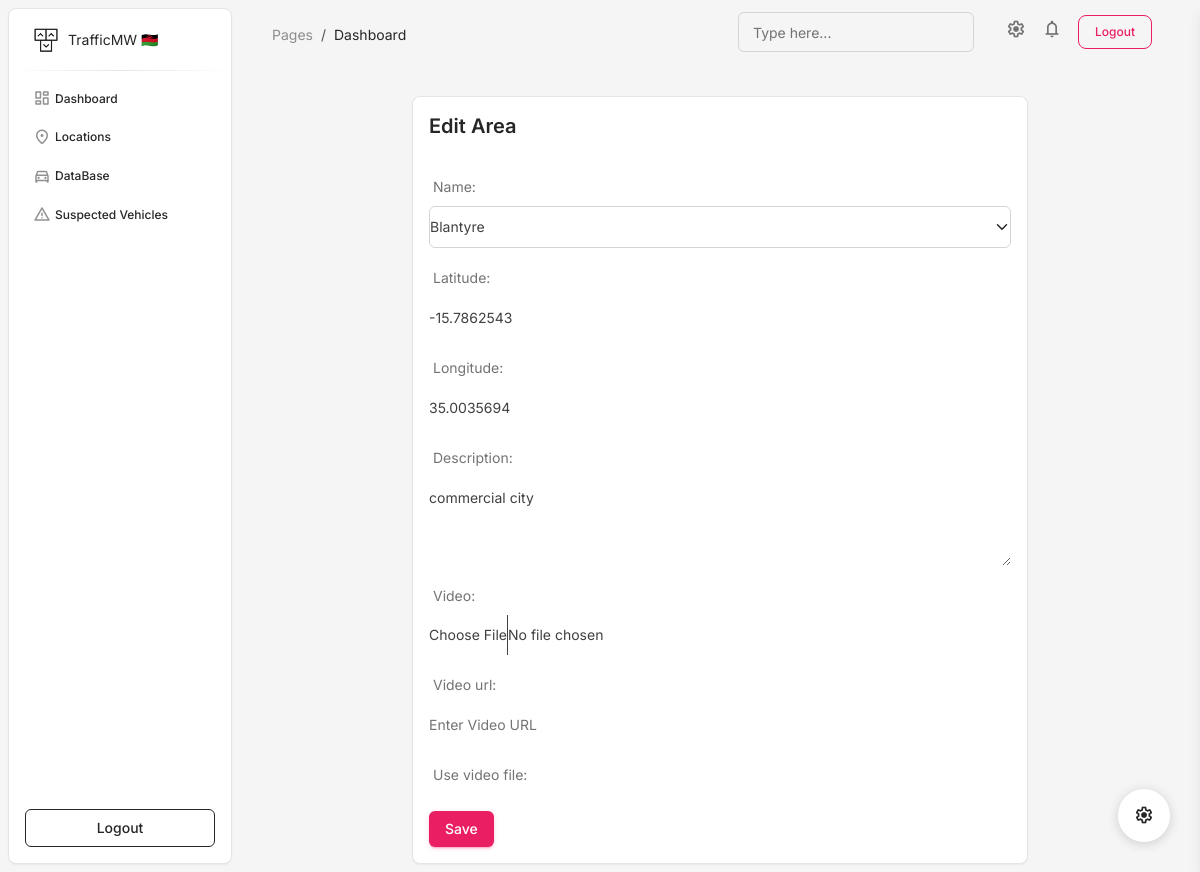
Page /area/edit/1/ on the earlier database version.
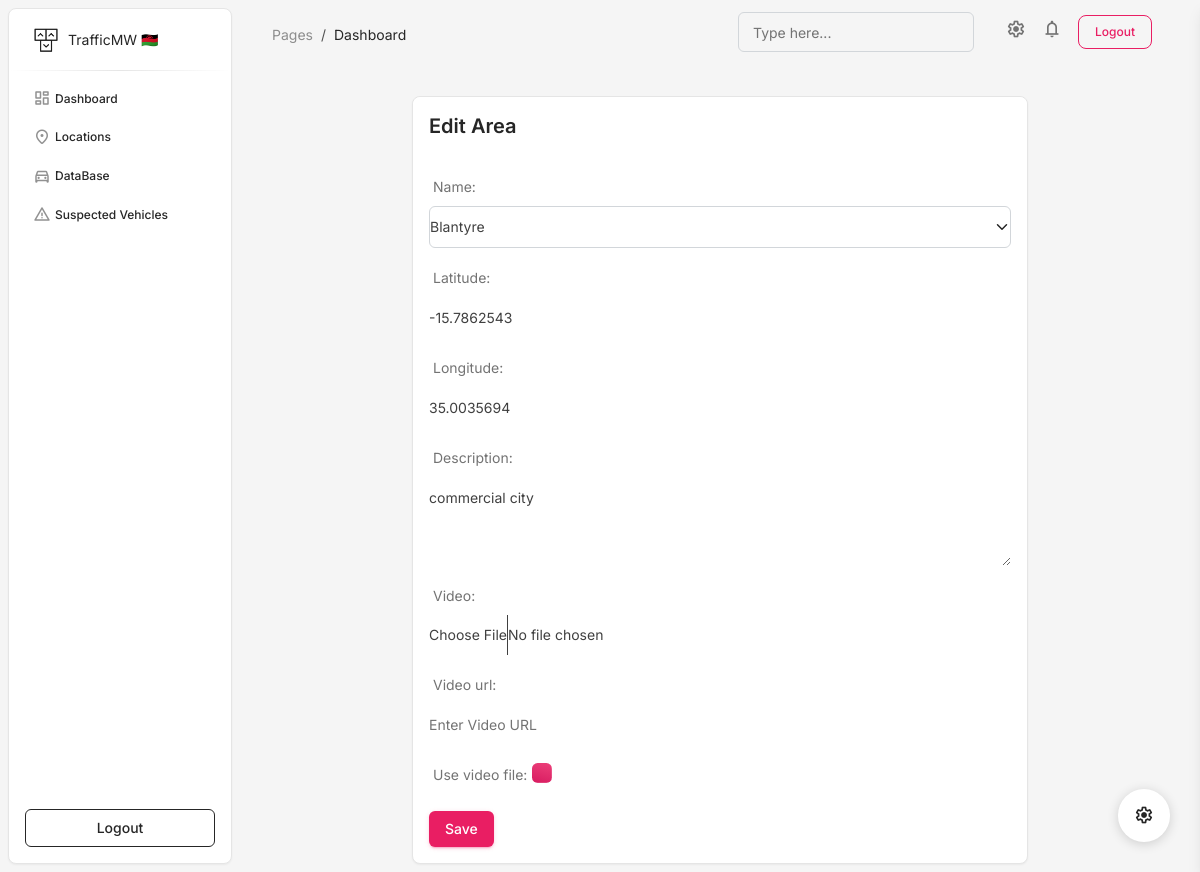
Same page on the later database version.
### core/models.py (models this page shows, shortened)
class Area(models.Model):
    DISTRICT_CHOICES = [
        ('Balaka', 'Balaka'),
        ('Blantyre', 'Blantyre'),
        ('Chikwawa', 'Chikwawa'),
        ('Chiradzulu', 'Chiradzulu'),
        ('Chitipa', 'Chitipa'),
        ('Dedza', 'Dedza'),
        ('Dowa', 'Dowa'),
        ('Karonga', 'Karonga'),
        ('Kasungu', 'Kasungu'),
        ('Likoma', 'Likoma'),
        ('Lilongwe', 'Lilongwe'),
        ('Machinga', 'Machinga'),
        ('Mangochi', 'Mangochi'),
        ('Mchinji', 'Mchinji'),
        ('Mulanje', 'Mulanje'),
        ('Mwanza', 'Mwanza'),
        ('Mzimba', 'Mzimba'),
        ('Nkhata Bay', 'Nkhata Bay'),
        ('Nkhotakota', 'Nkhotakota'),
        ('Nsanje', 'Nsanje'),
        ('Ntcheu', 'Ntcheu'),
        ('Ntchisi', 'Ntchisi'),
        ('Phalombe', 'Phalombe'),
        ('Rumphi', 'Rumphi'),
        ('Salima', 'Salima'),
        ('Thyolo', 'Thyolo'),
        ('Zomba', 'Zomba'),
    ]
    name = models.CharField(max_length=100, choices=DISTRICT_CHOICES)
    latitude = models.FloatField(null=True, blank=True)
    longitude = models.FloatField(null=True, blank=True)
    description = models.TextField()
    video = models.FileField(upload_to='videos/', blank=True, null=True)
    video_url = models.URLField(blank=True, null=True)  # Add URL field
    use_video_file = models.BooleanField(default=True)  # Toggle between file and URL

### core/views.py (the view)
# urls.py: path('area/edit/<int:area_id>/', views.add_edit_area, name='edit_area'),
def add_edit_area(request, area_id):  # Change parameter name for clarity
    area = get_object_or_404(Area, id=area_id)  # Use 'id' to fetch the area instance
    if request.method == 'POST':
        form = AreaForm(request.POST, request.FILES, instance=area)
        if form.is_valid():
            form.save()
            messages.success(request, 'Area saved successfully!')
            return redirect('area_list')  # Ensure 'area_list' is defined in your URLs
    else:
        form = AreaForm(instance=area)
    return render(request, 'add_edit_area.html', {'form': form, 'area': area})

### core/forms.py
class AreaForm(forms.ModelForm):
    class Meta:
        model = Area
        fields = [
            'name', 'latitude', 'longitude', 'description',
            'video', 'video_url', 'use_video_file'
        ]
        widgets = {
            'name': forms.Select(attrs={'class': 'form-select'}),
            'latitude': forms.TextInput(attrs={'class': 'form-control', 'placeholder': 'Enter Latitude'}),
            'longitude': forms.TextInput(attrs={'class': 'form-control', 'placeholder': 'Enter Longitude'}),
            'description': forms.Textarea(attrs={'class': 'form-control', 'rows': 3, 'placeholder': 'Enter Description'}),
            'video': forms.FileInput(attrs={'class': 'form-control'}),
            'video_url': forms.URLInput(attrs={'class': 'form-control', 'placeholder': 'Enter Video URL'}),
            'use_video_file': forms.CheckboxInput(attrs={'class': 'form-check-input'}),
        }

### core/templates/add_edit_area.html (shortened to what this page needs)
{% extends "base.html" %}
{% block content %}
<div class="row">
    <div class="col-lg-8 col-md-10 mx-auto">
      <div class="card mt-4">
        <div class="card-header p-3">
          <h5 class="mb-0">{% if area %}Edit Area{% else %}Add Area{% endif %}</h5>
        </div>
        <div class="card-body p-3 pb-0">
            <form method="post" enctype="multipart/form-data">
                {{ form.as_p }}
                <button type="submit" class="btn btn-primary">Save</button>
            </form>
        </div>
      </div>
    </div>
  </div>
      </div>
{% endblock %}

Differences in the rows shown:
changed Area "Blantyre": use_video_file "☐" → "☑"
